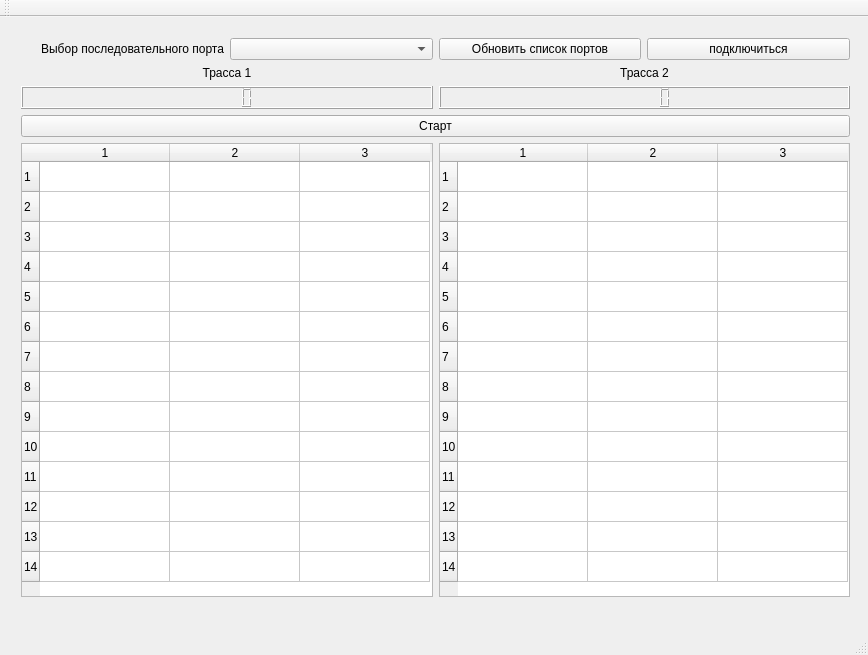
<?xml version="1.0" encoding="UTF-8"?>
<ui version="4.0">
 <class>MainWindow</class>
 <widget class="QMainWindow" name="MainWindow">
  <property name="geometry">
   <rect>
    <x>0</x>
    <y>0</y>
    <width>868</width>
    <height>655</height>
   </rect>
  </property>
  <property name="windowTitle">
   <string>MainWindow</string>
  </property>
  <widget class="QWidget" name="centralWidget">
   <widget class="QWidget" name="verticalLayoutWidget">
    <property name="geometry">
     <rect>
      <x>10</x>
      <y>10</y>
      <width>851</width>
      <height>581</height>
     </rect>
    </property>
    <layout class="QVBoxLayout" name="verticalLayout_3">
     <item>
      <layout class="QHBoxLayout" name="horizontalLayout_3">
       <item>
        <widget class="QLabel" name="label">
         <property name="text">
          <string>Выбор последовательного порта</string>
         </property>
         <property name="alignment">
          <set>Qt::AlignRight|Qt::AlignTrailing|Qt::AlignVCenter</set>
         </property>
        </widget>
       </item>
       <item>
        <widget class="QComboBox" name="comboBox_serialport"/>
       </item>
       <item>
        <widget class="QPushButton" name="pushButton_update_serialport_list">
         <property name="text">
          <string>Обновить список портов</string>
         </property>
        </widget>
       </item>
       <item>
        <widget class="QPushButton" name="pushButton_connect_to_serialport">
         <property name="text">
          <string>подключиться</string>
         </property>
        </widget>
       </item>
      </layout>
     </item>
     <item>
      <layout class="QHBoxLayout" name="horizontalLayout">
       <item>
        <layout class="QVBoxLayout" name="verticalLayout">
         <item>
          <widget class="QLabel" name="label_trace1">
           <property name="text">
            <string>Трасса 1</string>
           </property>
           <property name="alignment">
            <set>Qt::AlignCenter</set>
           </property>
          </widget>
         </item>
         <item>
          <widget class="QLCDNumber" name="trace1_time_lcd"/>
         </item>
        </layout>
       </item>
       <item>
        <layout class="QVBoxLayout" name="verticalLayout_2">
         <item>
          <widget class="QLabel" name="label_trace2">
           <property name="text">
            <string>Трасса 2</string>
           </property>
           <property name="alignment">
            <set>Qt::AlignCenter</set>
           </property>
          </widget>
         </item>
         <item>
          <widget class="QLCDNumber" name="trace2_time_lcd"/>
         </item>
        </layout>
       </item>
      </layout>
     </item>
     <item>
      <layout class="QHBoxLayout" name="horizontalLayout_2">
       <item>
        <widget class="QPushButton" name="start_button">
         <property name="text">
          <string>Старт</string>
         </property>
        </widget>
       </item>
      </layout>
     </item>
     <item>
      <layout class="QHBoxLayout" name="horizontalLayout_4">
       <item>
        <widget class="QTableWidget" name="result_table0">
         <property name="baseSize">
          <size>
           <width>0</width>
           <height>0</height>
          </size>
         </property>
         <property name="showGrid">
          <bool>true</bool>
         </property>
         <property name="cornerButtonEnabled">
          <bool>true</bool>
         </property>
         <property name="rowCount">
          <number>14</number>
         </property>
         <property name="columnCount">
          <number>3</number>
         </property>
         <attribute name="horizontalHeaderCascadingSectionResizes">
          <bool>false</bool>
         </attribute>
         <attribute name="horizontalHeaderDefaultSectionSize">
          <number>130</number>
         </attribute>
         <attribute name="horizontalHeaderHighlightSections">
          <bool>true</bool>
         </attribute>
         <attribute name="verticalHeaderDefaultSectionSize">
          <number>30</number>
         </attribute>
         <row/>
         <row/>
         <row/>
         <row/>
         <row/>
         <row/>
         <row/>
         <row/>
         <row/>
         <row/>
         <row/>
         <row/>
         <row/>
         <row/>
         <column/>
         <column/>
         <column/>
        </widget>
       </item>
       <item>
        <widget class="QTableWidget" name="result_table1">
         <property name="rowCount">
          <number>14</number>
         </property>
         <property name="columnCount">
          <number>3</number>
         </property>
         <attribute name="horizontalHeaderDefaultSectionSize">
          <number>130</number>
         </attribute>
         <row/>
         <row/>
         <row/>
         <row/>
         <row/>
         <row/>
         <row/>
         <row/>
         <row/>
         <row/>
         <row/>
         <row/>
         <row/>
         <row/>
         <column/>
         <column/>
         <column/>
        </widget>
       </item>
      </layout>
     </item>
    </layout>
   </widget>
  </widget>
  <widget class="QMenuBar" name="menuBar">
   <property name="geometry">
    <rect>
     <x>0</x>
     <y>0</y>
     <width>868</width>
     <height>27</height>
    </rect>
   </property>
  </widget>
  <widget class="QToolBar" name="mainToolBar">
   <attribute name="toolBarArea">
    <enum>TopToolBarArea</enum>
   </attribute>
   <attribute name="toolBarBreak">
    <bool>false</bool>
   </attribute>
  </widget>
  <widget class="QStatusBar" name="statusBar"/>
 </widget>
 <layoutdefault spacing="6" margin="11"/>
 <resources/>
 <connections/>
</ui>
